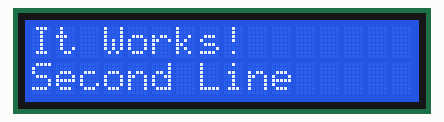
Recording of a program running on a simulated Raspberry Pi Pico running MicroPython. Parts: 16×2 character LCD. Library files of the repository ran but are not shown: machine_i2c_lcd.py; what the program prints to the serial console is not drawn.

Above: at 0.1 s.
At 3.1 s:
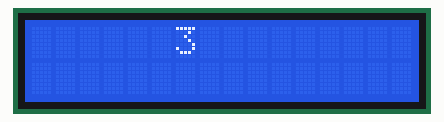
At 7.2 s:
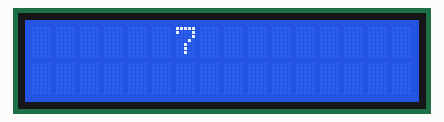
At 11.2 s:
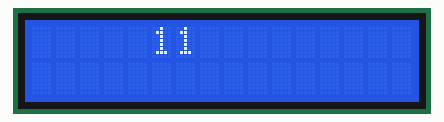
At 19.3 s:
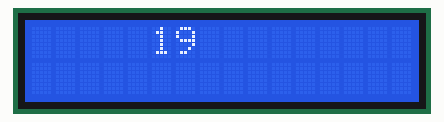
At 36.4 s:
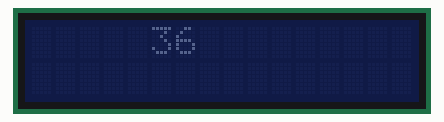

The program:

i2c-test-1.py
```python
"""Implements a HD44780 character LCD connected via PCF8574 on I2C.
   This was tested using an I2C backpack similar to this one:
   https://www.electroschematics.com/arduino-i2c-lcd-backpack-introductory-tutorial/
   and using a Raspberry Pi Pico
"""

from time import sleep_ms, ticks_ms
from machine import I2C, Pin
from machine_i2c_lcd import I2cLcd

# The PCF8574 has a jumper selectable address: 0x20 - 0x27
DEFAULT_I2C_ADDR = 0x27

def test_main():
    """Test function for verifying basic functionality."""
    print("Running test_main")
    # On the RPi Pico, I2C0 shows up on GP8 (sda) and GP9 (scl)
    i2c = I2C(0, scl=Pin(1), sda=Pin(0), freq=400000)
    #sleep_ms(3000)
    lcd = I2cLcd(i2c, DEFAULT_I2C_ADDR, 2, 16)
    lcd.putstr("It Works!\nSecond Line")
    sleep_ms(3000)
    lcd.clear()
    count = 0
    while True:
        lcd.move_to(0, 0)
        lcd.putstr("%7d" % (ticks_ms() // 1000))
        sleep_ms(1000)
        count += 1
        if count % 10 == 3:
            print("Turning backlight off")
            lcd.backlight_off()
        if count % 10 == 4:
            print("Turning backlight on")
            lcd.backlight_on()
        if count % 10 == 5:
            print("Turning display off")
            lcd.display_off()
        if count % 10 == 6:
            print("Turning display on")
            lcd.display_on()
        if count % 10 == 7:
            print("Turning display & backlight off")
            lcd.backlight_off()
            lcd.display_off()
        if count % 10 == 8:
            print("Turning display & backlight on")
            lcd.backlight_on()
            lcd.display_on()

#if __name__ == "__main__":
test_main()
```

Measured:
- what the display in image 0 shows lasts 3.0 s, from 0.1 s to 3.1 s
- what the display in image 1 shows lasts 1.0 s, from 3.1 s to 4.1 s
